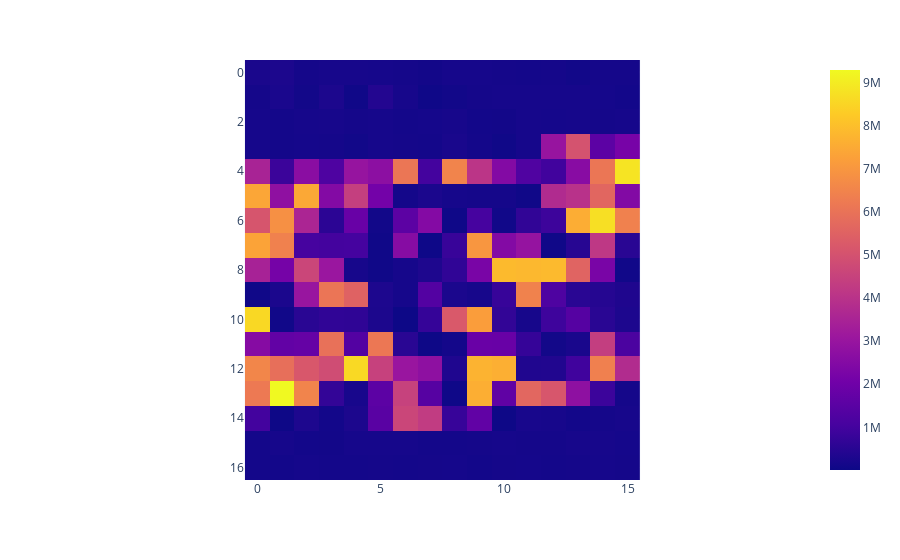

Notebook code cell kept with this figure:
### Markdown cell above
### 3. Построение сонограммы

#### Основные теоретические положения:

**Сонограмма** - это изображение кратковременного спектра сигнала (спектров на последовательности кадров) в координатах времени (горизонтальная ось), частоты (вертикальная ось) и энергии голоса (степень зачернения, цвет). Интенсивность темного (или цвета) отображает амплитуду спектра. Наиболее темные горизонтальные полосы частот показывают спектральные максимумы.

**Алгоритм построения:**

1 Повторяем первые три шага алгоритма вычисления $F0$.

2 Находим максимальное значение амплитудного спектра для $F0$ по всему сигналу — $A_{Max}$.

3 Интенсивность темного (или цвета) определяем относительно значения $A_{Max}$.

4 Интенсивность столбца значений амплитудного спектра выводим в интервале $50 − 4000$ Hz.

5 Размерность столбца определяется пользователем.


#### Реализация:

### Code cell
sonogramMatrix = []

for i in range(0, len(amplitudeSpectr), spectrRes): 
    sonogramMatrix.append(list(amplitudeSpectr[i:i+spectrRes]))

sonogramMatrix = np.array(sonogramMatrix[:-1])
sonogramMatrix.reshape(len(sonogramMatrix), len(sonogramMatrix[0]))


figure = px.imshow(sonogramMatrix)
figure.show()

### Figure 1 — Plotly figure (JSON) as saved in the notebook; plotly's stock layout.template omitted (floating-point values rounded to 4 significant figures; data arrays with more than 128 entries replaced by an {"elided": "..."} marker saying what was removed)
{"data": [{"coloraxis": "coloraxis", "hovertemplate": "x: %{x}<br>y: %{y}<br>color: %{z}<extra></extra>", "type": "heatmap", "z": {"elided": "17x16 float values"}}], "layout": {"coloraxis": {"colorscale": [[0, "#0d0887"], [0.1111, "#46039f"], [0.2222, "#7201a8"], [0.3333, "#9c179e"], [0.4444, "#bd3786"], [0.5556, "#d8576b"], [0.6667, "#ed7953"], [0.7778, "#fb9f3a"], [0.8889, "#fdca26"], [1, "#f0f921"]]}, "margin": {"t": 60}, "xaxis": {"constrain": "domain", "scaleanchor": "y"}, "yaxis": {"autorange": "reversed", "constrain": "domain"}}}
